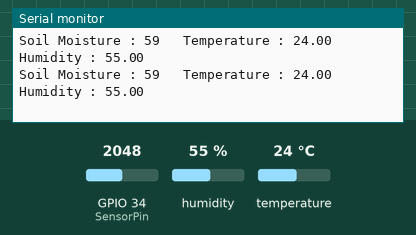
Simulated run of this sketch. Board: ESP32. Shown: the last lines printed to the serial monitor. The inputs (shaded band) are chosen by the test bench; at power-on: humidity 55 %, GPIO 34 (SensorPin) = 2048, temperature 24 °C. WiFi joins after 1.5 s; servers stay silent unless stated.

Above: at 3.0 s.
3.1 s: humidity set to 22 %
At 4.21 s:
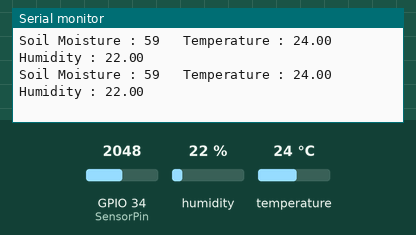
4.6 s: GPIO 34 (SensorPin) set to 2866
At 4.61 s:
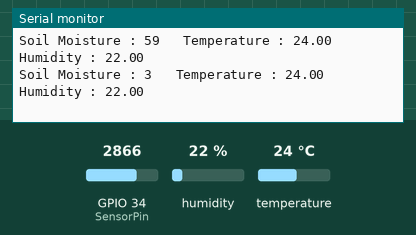
6.1 s: temperature set to 12 °C
At 6.12 s:
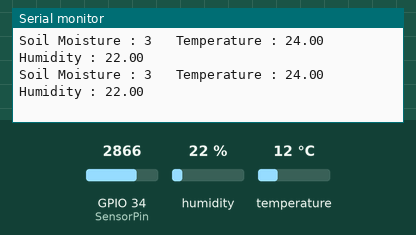
7.6 s: GPIO 34 (SensorPin) set to 3603
At 8.22 s:
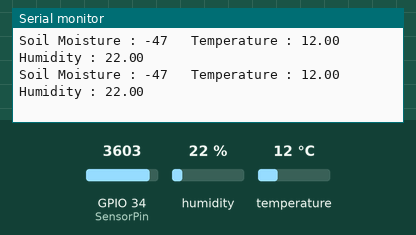
9.1 s: humidity set to 40 %
At 10.51 s:
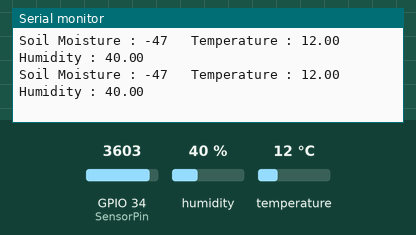
Timing chart, 0 to 11.6 s (numbered marks = the images above; inputs shaded):
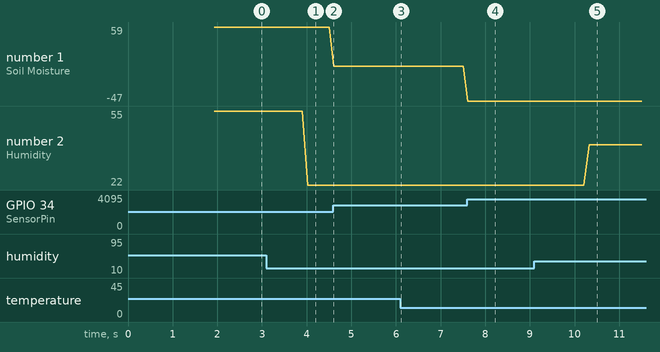

The sketch:

t-monitoring-sysem-with-capacitive-soil-sensor-and-blynk-iot.ino
```cpp
#define BLYNK_TEMPLATE_ID "TMPL3Kl4MBcEl"
#define BLYNK_TEMPLATE_NAME "Environment Monitoring System"
#define BLYNK_AUTH_TOKEN "yw6KwyHTdr4uQZcCF36SOYq5Cb345nOaoHjvGIi"

#define BLYNK_PRINT Serial
#include <WiFi.h>
#include <BlynkSimpleEsp32.h>

#include <DHT.h>


char auth[] = BLYNK_AUTH_TOKEN;

char ssid[] = "WiFi Username";  // type your wifi name
char pass[] = "WiFi Password";  // type your wifi password

BlynkTimer timer;


#define DHTPIN 4 //Connect Out pin to D4 in ESP32
#define DHTTYPE DHT11
DHT dht(DHTPIN, DHTTYPE);
#define SensorPin 34 //Connect Out pin to D4 in ESP32
const int dryValue  = 2910;   //you need to replace this value with Value_1
const int wetValue = 1465;  //you need to replace this value with Value_2
//const int SensorPin = 34;

void sendSensor()
{
  /*int soilmoisturevalue = analogRead(A0);
   soilmoisturevalue = map(soilmoisturevalue, 0, 1023, 0, 100);*/
   int value = analogRead(SensorPin);
  //value = map(value,400,1023,100,0);
   int soilMoisturePercent  = map(value, dryValue, wetValue, 0, 100);
  float h = dht.readHumidity();
  float t = dht.readTemperature(); // or dht.readTemperature(true) for Fahrenheit

  if (isnan(h) || isnan(t)) {
    Serial.println("Failed to read from DHT sensor!");
    return;
  }
  // You can send any value at any time.
  // Please don't send more that 10 values per second.
    Blynk.virtualWrite(V0, soilMoisturePercent);
    Blynk.virtualWrite(V1, t);
    Blynk.virtualWrite(V2, h);
    Serial.print("Soil Moisture : ");
    Serial.print(soilMoisturePercent);
    Serial.print("   Temperature : ");
    Serial.print(t);
    Serial.print("    Humidity : ");
    Serial.println(h);
}
void setup()
{

  Serial.begin(115200);


  Blynk.begin(auth, ssid, pass);
  dht.begin();
  timer.setInterval(100L, sendSensor);

  }

void loop()
{
  Blynk.run();
  timer.run();
 }
```

Measured:
- after the input at 3.1 s, the serial monitor: prints a new line after 0.93 s (image 1)
- after the input at 4.6 s, the serial monitor: prints a new line at once (image 2)
- after the input at 7.6 s, the serial monitor: prints a new line at once (image 4)
- after the input at 9.1 s, the serial monitor: prints a new line after 1.2 s (image 5)
- plotted number 1: 59 → 3 after the input at 4.6 s, 3 → -47 after the input at 7.6 s
- plotted number 2: 55 → 22 after the input at 3.1 s, 22 → 40 after the input at 9.1 s
